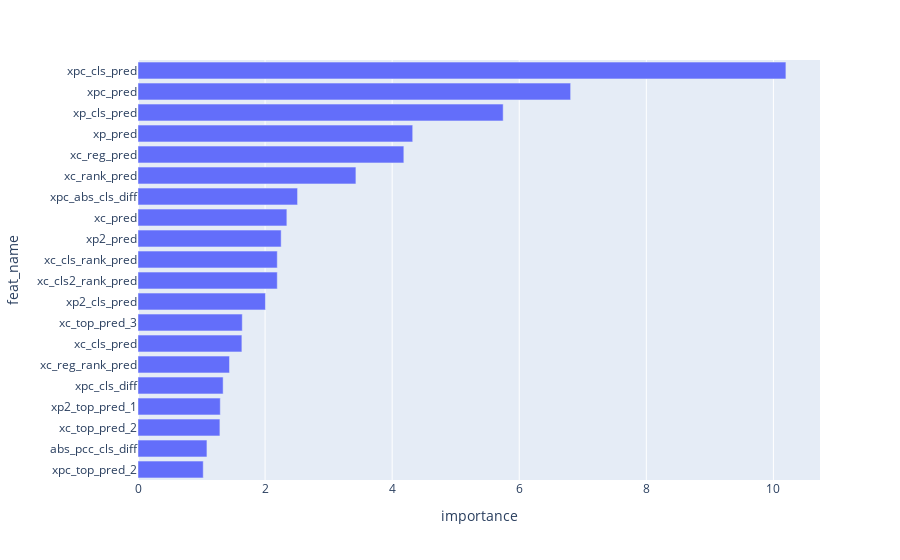

The notebook cell saved with this chart:
### Code cell
gezi.plot.feature_importance(cbt_model, topn=20)

### Figure 1 — Plotly figure (JSON) as saved in the notebook; plotly's stock layout.template omitted (floating-point values rounded to 4 significant figures)
{"data": [{"alignmentgroup": "True", "hovertemplate": "importance=%{x}<br>feat_name=%{y}<extra></extra>", "legendgroup": "", "marker": {"color": "#636efa", "pattern": {"shape": ""}}, "name": "", "offsetgroup": "", "orientation": "h", "showlegend": false, "textposition": "auto", "type": "bar", "x": [1.027, 1.085, 1.289, 1.295, 1.34, 1.44, 1.635, 1.641, 2.006, 2.192, 2.192, 2.253, 2.343, 2.511, 3.429, 4.184, 4.323, 5.747, 6.809, 10.2], "xaxis": "x", "y": ["xpc_top_pred_2", "abs_pcc_cls_diff", "xc_top_pred_2", "xp2_top_pred_1", "xpc_cls_diff", "xc_reg_rank_pred", "xc_cls_pred", "xc_top_pred_3", "xp2_cls_pred", "xc_cls2_rank_pred", "xc_cls_rank_pred", "xp2_pred", "xc_pred", "xpc_abs_cls_diff", "xc_rank_pred", "xc_reg_pred", "xp_pred", "xp_cls_pred", "xpc_pred", "xpc_cls_pred"], "yaxis": "y"}], "layout": {"barmode": "relative", "legend": {"tracegroupgap": 0}, "margin": {"t": 60}, "xaxis": {"anchor": "y", "domain": [0, 1], "title": {"text": "importance"}}, "yaxis": {"anchor": "x", "domain": [0, 1], "title": {"text": "feat_name"}}}}
